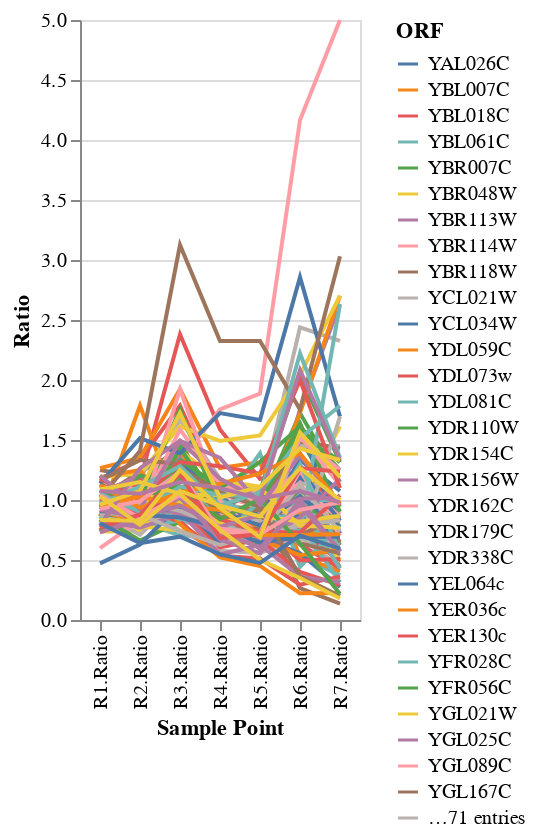

The cell this chart's notebook holds for it:
### Markdown cell above
## Sample of genes

### Code cell
import altair as alt
plot_df = df.set_index('ORF').drop('Name',axis=1).sample(n=100)
plot_df.columns.name = 'Sample Point'
plot_df = plot_df.stack().to_frame()
plot_df.columns=["Ratio"]
plot_df = plot_df.reset_index()
alt.Chart(plot_df).mark_line().encode(
    x='Sample Point:N',
    y='Ratio',
    color='ORF'
)

### Figure 1 — Vega-Lite specification as saved in the notebook (floating-point values rounded to 4 significant figures; data arrays with more than 128 entries replaced by an {"elided": "..."} marker saying what was removed)
{"config": {"view": {"continuousWidth": 400, "continuousHeight": 300}}, "data": {"name": "data-98982d0d6cf1a01ad5b56e345727f5af"}, "mark": "line", "encoding": {"color": {"type": "nominal", "field": "ORF"}, "x": {"type": "nominal", "field": "Sample Point"}, "y": {"type": "quantitative", "field": "Ratio"}}, "$schema": "https://vega.github.io/schema/vega-lite/v4.8.1.json", "datasets": {"data-98982d0d6cf1a01ad5b56e345727f5af": {"elided": "700 records"}}}
